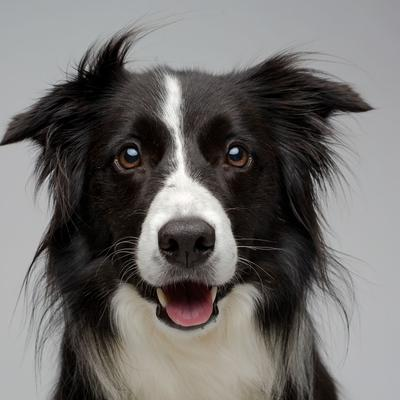
#> input picture Computer-Graphics/10-Image_Flip/dog.jpg, 400 x 400 px, found by its file name
$ python main.py
#> lines starting #> are read from the running program, lines starting #| are printed output that depends on the picture
from PIL import Image


def inverter_imagem_horizontal(caminho_imagem):
#> called with caminho_imagem = 'Computer-Graphics/10-Image_Flip/dog.jpg'
    imagem = Image.open(caminho_imagem)
#> imagem is the input picture: PIL image 400x400 RGB; mean R, G, B 112.7, 110.1, 108.2

    imagem_invertida = imagem.transpose(Image.FLIP_LEFT_RIGHT)
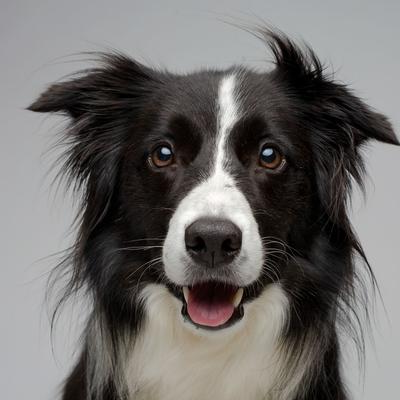
#> imagem_invertida: PIL image 400x400 RGB; mean R, G, B 112.7, 110.1, 108.2

    caminho_imagem_invertida_h = caminho_imagem.replace('.jpg', '_invertida_h.jpg')

    imagem_invertida.save(caminho_imagem_invertida_h)

    return caminho_imagem_invertida_h


def inverter_imagem_vertical(caminho_imagem):
#> called with caminho_imagem = 'Computer-Graphics/10-Image_Flip/dog.jpg'
    imagem = Image.open(caminho_imagem)

    imagem_invertida = imagem.transpose(Image.FLIP_TOP_BOTTOM)
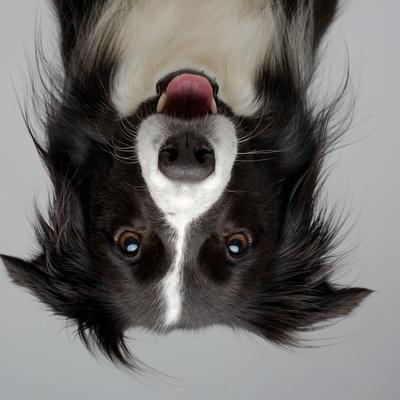
#> imagem_invertida: PIL image 400x400 RGB; mean R, G, B 112.7, 110.1, 108.2

    caminho_imagem_invertida_v = caminho_imagem.replace('.jpg', '_invertida_v.jpg')

    imagem_invertida.save(caminho_imagem_invertida_v)

    return caminho_imagem_invertida_v

caminho_imagem = 'Computer-Graphics/10-Image_Flip/dog.jpg'
caminho_imagem_invertida_h = inverter_imagem_horizontal(caminho_imagem)
print("Caminho da imagem invertida horizontalmente:", caminho_imagem_invertida_h)
caminho_imagem_invertida_v = inverter_imagem_vertical(caminho_imagem)
print("Caminho da imagem invertida verticalmente:", caminho_imagem_invertida_v)
